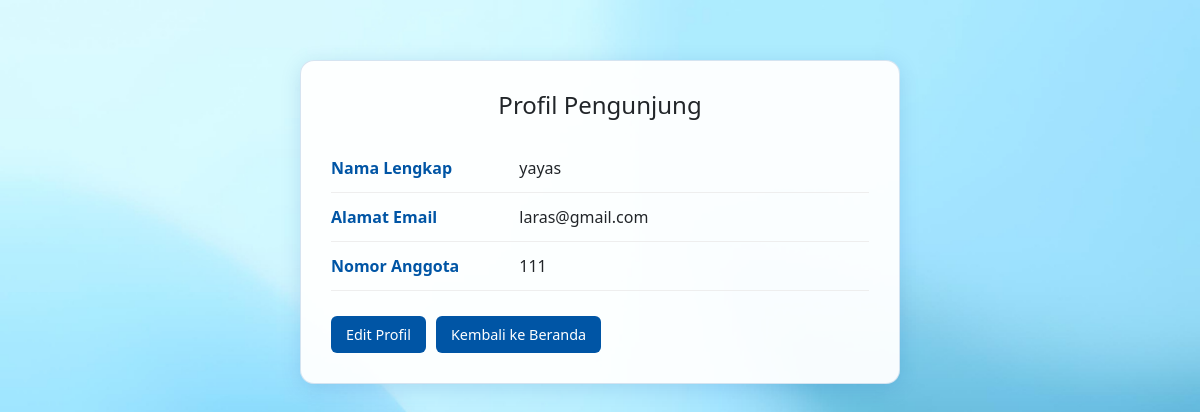
Page /profil/ (signed in) on the earlier database version.
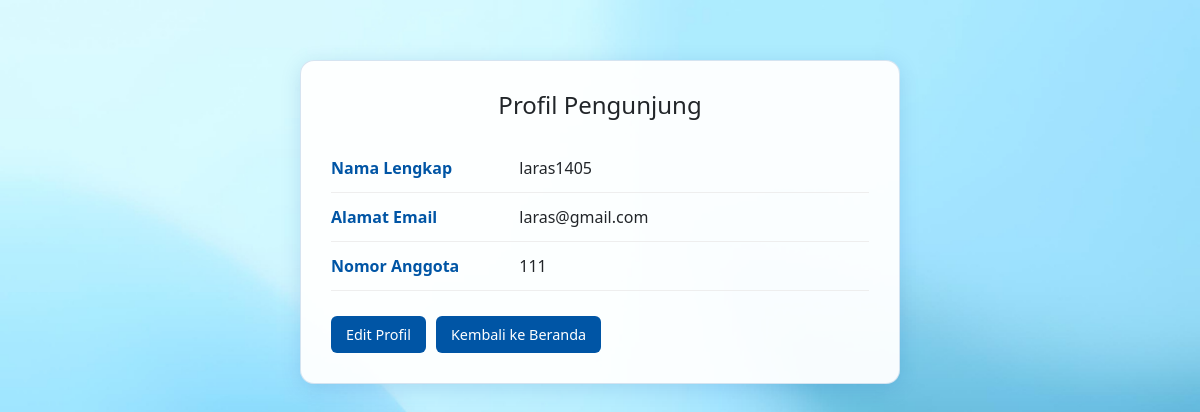
Same page on the later database version.
### perpustakaan/models.py (models this page shows, shortened)
class Pengunjung(models.Model):
    nama = models.CharField(max_length=100)
    email = models.EmailField(unique=True)
    password = models.CharField(max_length=128)
    nomor_anggota = models.CharField(max_length=100, unique=True)
    kode_verifikasi = models.CharField(max_length=10, blank=True, null=True)
    is_active = models.BooleanField(default=False)

### perpustakaan/views.py (the view)
# urls.py: path('profil/', views.lihat_profil, name='lihat_profil'),
def lihat_profil(request):
    pengunjung_id = request.session.get('pengunjung_id')
    pengunjung = Pengunjung.objects.get(id=pengunjung_id)
    return render(request, 'pengunjung/lihatProfil.html', {'pengunjung': pengunjung})
    return render(request, 'admin/lihat_profil.html')

### perpustakaan/templates/pengunjung/lihatProfil.html (shortened to what this page needs)
{% load static %}
<!DOCTYPE html>
<html lang="id">
<head>
    <link href="https://cdn.jsdelivr.net/npm/bootstrap@5.3.0/dist/css/bootstrap.min.css" rel="stylesheet">
</head>
<body>
    <div class="container">
        <div class="profile-view-container">
            <h4 class="mb-4 text-center">Profil Pengunjung</h4>
            <table class="profile-table">
                <tr>
                    <td>Nama Lengkap</td>
                    <td>{{ pengunjung.nama }}</td>
                </tr>
                <tr>
                    <td>Alamat Email</td>
                    <td>{{ pengunjung.email }}</td>
                </tr>
                <tr>
                    <td>Nomor Anggota</td>
                    <td>{{ pengunjung.nomor_anggota }}</td>
                </tr>
            </table>
            <div class="action-links">
                <a href="{% url 'edit_profil' %}" class="btn-edit">Edit Profil</a>
                <a href="{% url 'beranda_pengunjung' %}" class="btn-edit">Kembali ke Beranda</a>
            </div>
        </div>
    </div>
</body>
</html>

Differences in the rows shown:
changed Pengunjung "laras@gmail.com": nama "yayas" → "laras1405"
